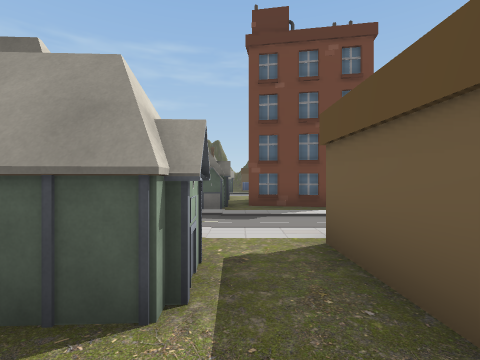
[1] (above)

23 first-person views from a walk through a 3-D level made in the Unity game engine. The camera is 1.5 m above the floor, looks level and sees 85° across. The floor is counted in squares, 2 m on a side. Each view is taken from the middle of a square. On the plan, view 1 faces up. The plan holds only what a view shows up to about 9 squares ahead; the rest is blank. Some surface patterns are stand-ins.

[2]
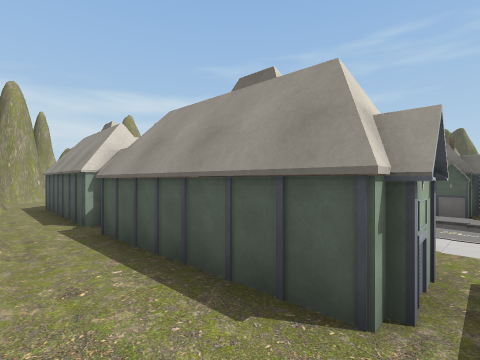

[3]
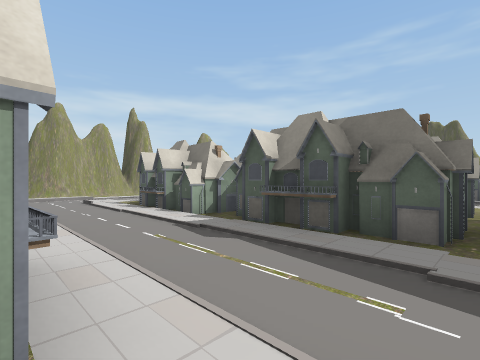

[4]
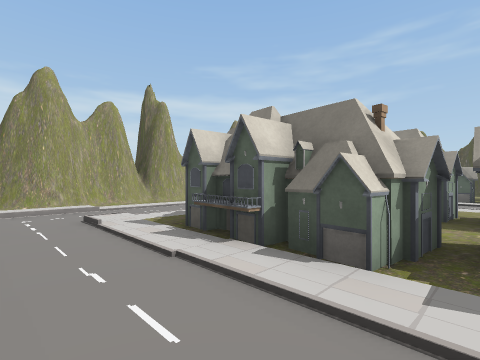

[5]
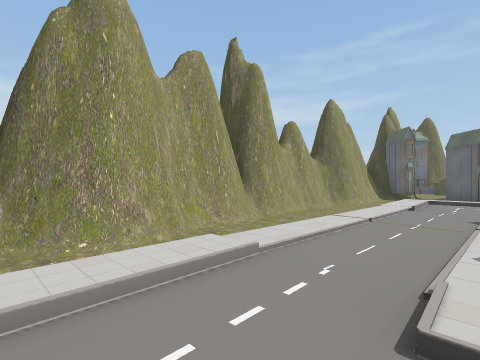

[6]
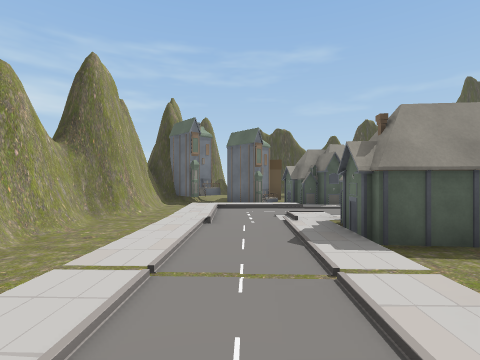

[7]
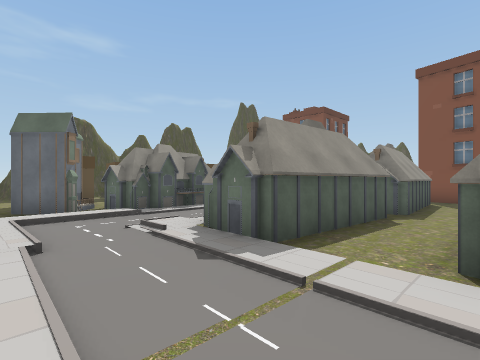

[8]
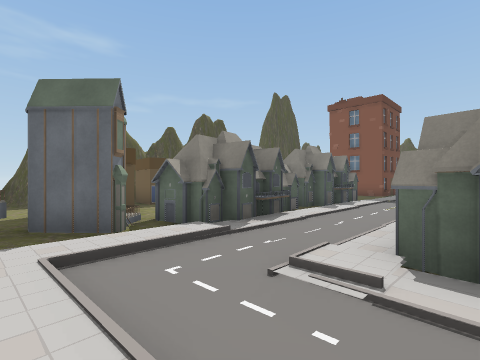

[9]
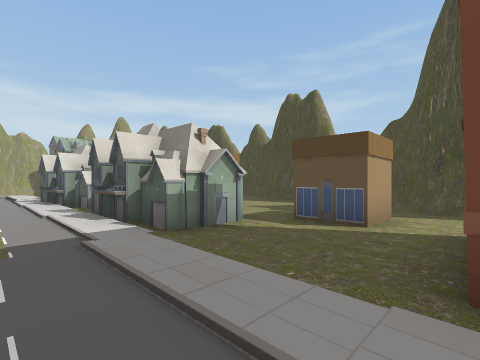

[10]
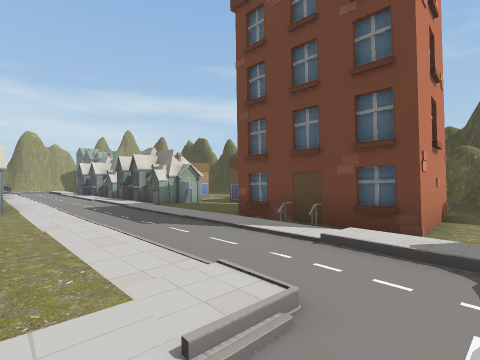

[11]
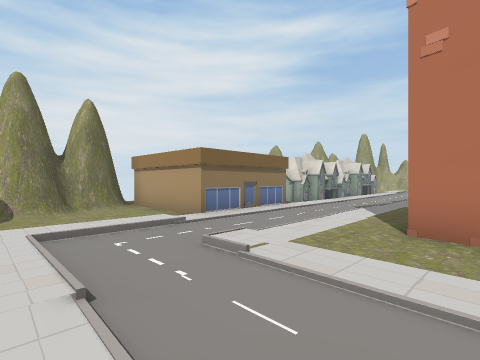

[12]
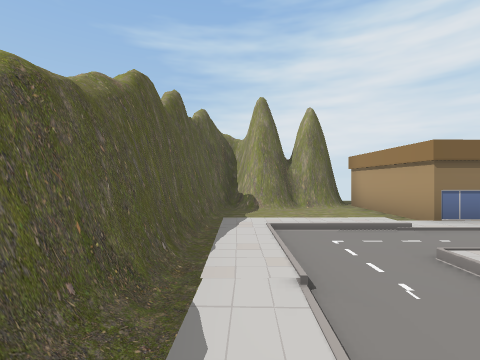

[13]
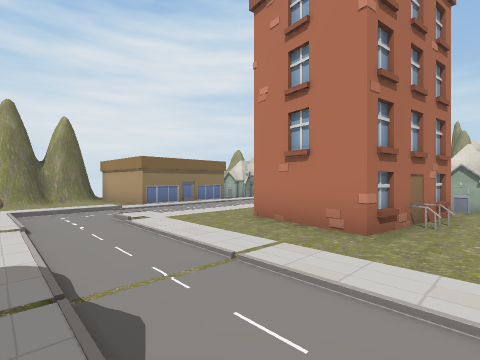

[14]
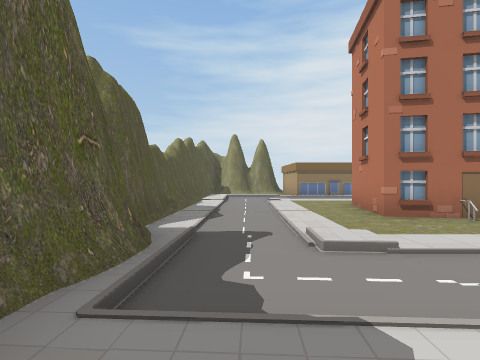

[15]
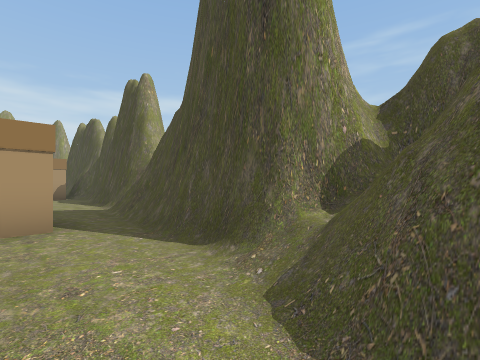

[16]
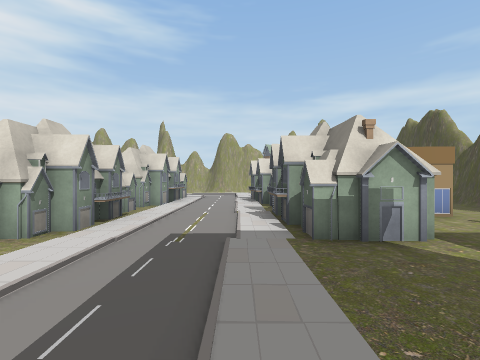

[17]
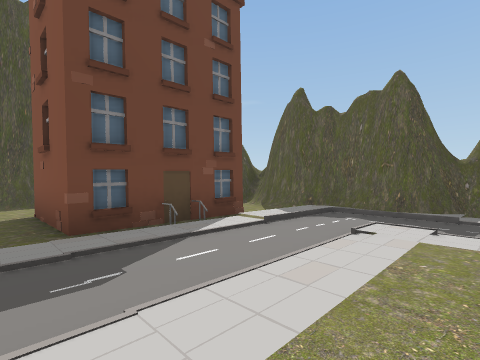

[18]
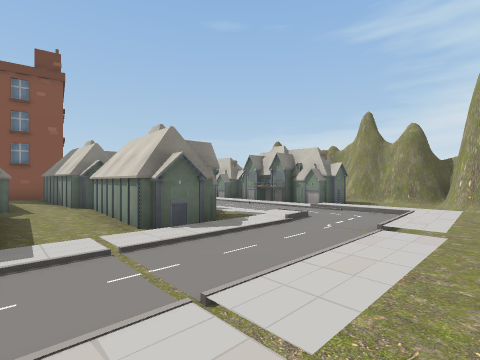

[19]
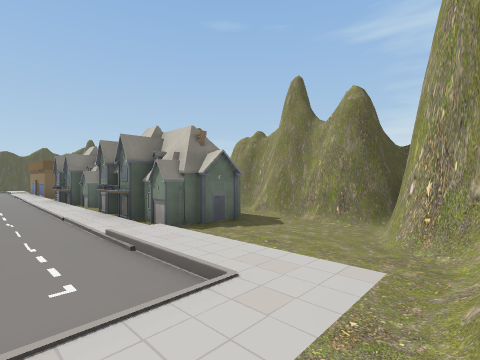

[20]
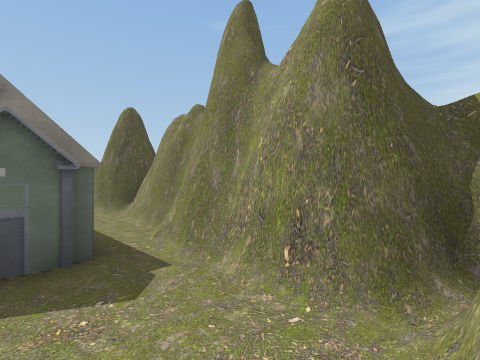

[21]
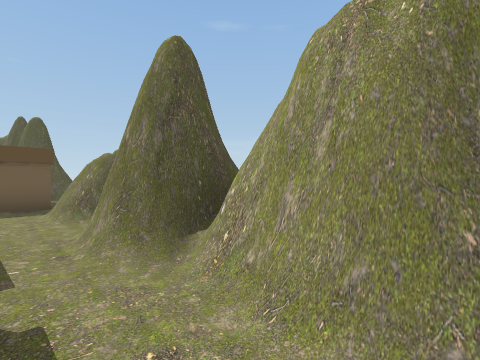

[22]
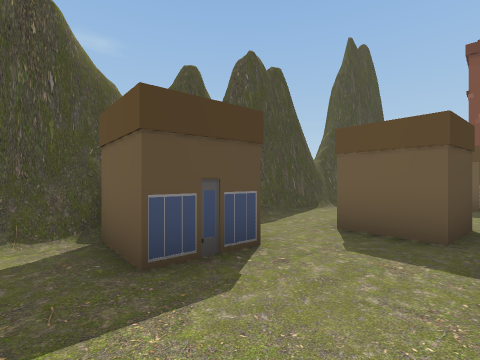

[23]
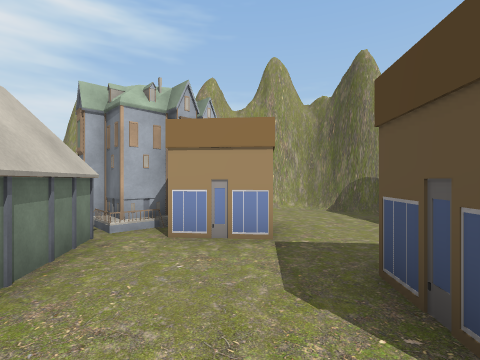

### Floor plan
Key: @ floor where view 1 was taken; # wall or solid block; . main floor; : floor 0.25 m higher than the main floor; / step, stairs or slope; H house.
Columns run from 13 left of view 1 to 9 right of it. Each row starts with its distance up from view 1.
 21  ###############
 20  #....#H......######
 19  #....#H...........##
 18   ..#H...#H...#..HH..
 17   H##.........H.#  #..#
 16 ##HHHHHH#   #...####.##
 15 #../.HHHHHHHH...H##H.##
 14 #////.....:::......///#
 13 #/:..................##
 12 #.:./.HH.........../.##
 11 #....#HHHHHHH.........#
 10 #....H####HHH.H##.....#
  9 #././.........####./..#
  8 #....#HHH####.## .....#
  7 #....HHHHHHHH...H.....#
  6 #//./.HH.........../.:#
  5 #/:..................:#
  4 #////..............//:#
  3 ##///HHH.HHHH.###H.///#
  2  #/..##  H  H.# ##....#
  1  ##......H....#  #....#
  0   ######.#/./@#  ######
 -1       #######

Positions as (right, up) in squares from view 1, and headings:
1: (0, 0), facing up
2: (0, 0), facing up-left
3: (0, 3), facing up-left
4: (-4, 4), facing up-left
5: (-9, 4), facing up-left
6: (-10, 7), facing up
7: (-11, 8), facing up-right
8: (-11, 11), facing up-right
9: (3, 13), facing up-left
10: (7, 11), facing up-left
11: (8, 8), facing down-left
12: (8, 8), facing down
13: (8, 11), facing down-left
14: (7, 15), facing down
15: (6, 18), facing up-left
16: (3, 14), facing left
17: (2, 11), facing up-right
18: (-12, 10), facing down-right
19: (-12, 5), facing down-right
20: (-11, 2), facing down-right
21: (-7, 1), facing down-right
22: (-8, 17), facing up-right
23: (-5, 18), facing left
